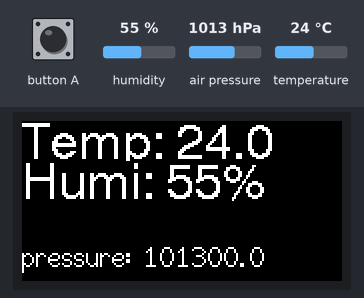
A sketch run on a simulated ESP32. Shown: 160×80 colour display. Inputs (shaded band) come from the test bench; at power-on: humidity 55 %, air pressure 1013 hPa, temperature 24 °C.

Above: at 0.2 s.

The sketch:

ENV_noMag_compare.ino
```cpp
#include <Seeed_BME280.h>

/*
    note: need add library Adafruit_BMP280 from library manage
    Github: https://github.com/adafruit/Adafruit_BMP280_Library
*/

#include <M5StickC.h>
#include <Wire.h>

BME280 bme;


void setup() {
  // put your setup code here, to run once:
  M5.begin();
  Wire.begin(32, 33);
  M5.Axp.ScreenBreath(9);
  M5.Lcd.setRotation(3);
  M5.Lcd.fillScreen(BLACK);

  pinMode(M5_BUTTON_HOME, INPUT);

  if (!bme.init()) {
    Serial.println("Could not find a valid BME280 sensor, check wiring!");
    while (1);
  }
}
uint8_t setup_flag = 1;
void loop() {
  // put your main code here, to run repeatedly:
  float tmp = bme.getTemperature();
  float hum = bme.getHumidity();

  M5.Lcd.setCursor(0, 0, 4);
  M5.Lcd.printf("Temp: %2.1f", tmp);
  M5.Lcd.setCursor(0, 20, 4);
  M5.Lcd.printf("Humi: %2.0f%%", hum);

  float pressure = bme.getPressure();
  M5.Lcd.setCursor(0, 60, 2);
  M5.Lcd.printf("pressure: %2.1f", pressure);
  delay(100);
  if (!setup_flag) {
    setup_flag = 1;
    if (!bme.init()) {
      Serial.println("Could not find a valid BME280 sensor, check wiring!");
      while (1);
    }
  }
  if (digitalRead(M5_BUTTON_HOME) == LOW) {
    setup_flag = 0;
    while (digitalRead(M5_BUTTON_HOME) == LOW);
  }
}
```
